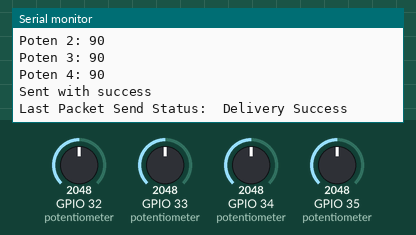
Bench run of a sketch on a simulated ESP32. Parts: the last lines printed to the serial monitor. Inputs (shaded band) come from the test bench; at power-on: GPIO 32 (potentiometer) = 2048, GPIO 33 (potentiometer) = 2048, GPIO 34 (potentiometer) = 2048, GPIO 35 (potentiometer) = 2048.

Above: at 1.2 s.
1.3 s: GPIO 32 (potentiometer) set to 2866
At 2.0 s:
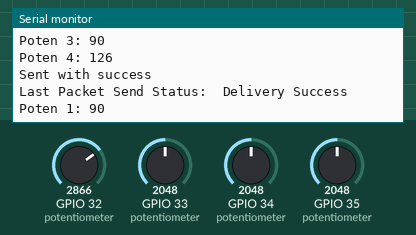
2.8 s: GPIO 33 (potentiometer) set to 2866
At 3.3 s:
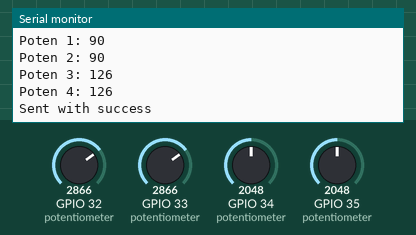
4.3 s: GPIO 34 (potentiometer) set to 2866
Timing chart, 0 to 4.7 s (numbered marks = the images above; inputs shaded):
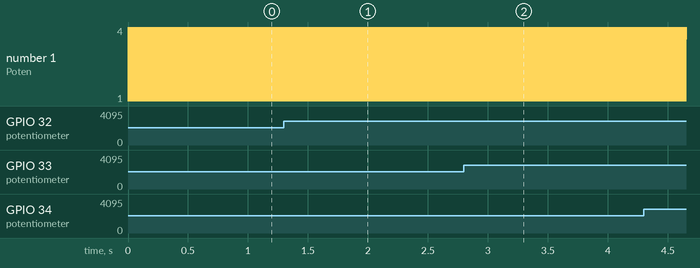

Measured:
- after the input at 1.3 s, the serial monitor: prints a new line at once (image 1)
- after the input at 2.8 s, the serial monitor: prints a new line at once (image 2)

The sketch:

Transmitter_servo.ino
```cpp
#include <esp_now.h>
#include <WiFi.h>

// REPLACE WITH YOUR RECEIVER MAC Address
uint8_t receiverAddress[] = {0xA8, 0x42, 0xE3, 0xCA, 0xC6, 0xC8};

// Structure to send data
struct PackageData {
  byte servoValue;
  byte servo1Value;
  byte servo2Value;
  byte servo3Value;

};

PackageData data;

esp_now_peer_info_t peerInfo;

void OnDataSent(const uint8_t *mac_addr, esp_now_send_status_t status) {
  Serial.print("\r\nLast Packet Send Status:\t");
  Serial.println(status == ESP_NOW_SEND_SUCCESS ? "Delivery Success" : "Delivery Fail");
}

void setup() {
  Serial.begin(115200);
  WiFi.mode(WIFI_STA);

  if (esp_now_init() != ESP_OK) {
    Serial.println("Error initializing ESP-NOW");
    return;
  }

  esp_now_register_send_cb(OnDataSent);

  memcpy(peerInfo.peer_addr, receiverAddress, 6);
  peerInfo.channel = 0;
  peerInfo.encrypt = false;

  if (esp_now_add_peer(&peerInfo) != ESP_OK) {
    Serial.println("Failed to add peer");
    return;
  }

  pinMode(35, INPUT);
  pinMode(33, INPUT);
  pinMode(34, INPUT);
  pinMode(32, INPUT);


}

void loop() {
  int potValue = analogRead(35); // Read the analog value from the first potentiometer
  int servoValue = map(potValue, 0, 4093, 0, 180); // Map the potentiometer value to servo range (0-180)

  data.servoValue = servoValue; // Assign the servo value to the data structure
  Serial.print("Poten 1: ");
  Serial.print(servoValue);
  Serial.print("\n");

  int pot1Value = analogRead(34); // Read the analog value from the second potentiometer
  int servo1Value = map(pot1Value, 0, 4093, 0, 180); // Map the potentiometer value to servo range (0-180)

  data.servo1Value = servo1Value; // Assign the second potentiometer's servo value to the data structure
  Serial.print("Poten 2: ");
  Serial.print(servo1Value);
  Serial.print("\n");

  int pot2Value = analogRead(33); // Read the analog value from the second potentiometer
  int servo2Value = map(pot2Value, 0, 4093, 0, 180); // Map the potentiometer value to servo range (0-180)

  data.servo2Value = servo2Value; // Assign the second potentiometer's servo value to the data structure
  Serial.print("Poten 3: ");
  Serial.print(servo2Value);
  Serial.print("\n");

  int pot3Value = analogRead(32); // Read the analog value from the second potentiometer
  int servo3Value = map(pot3Value, 0, 4093, 0, 180); // Map the potentiometer value to servo range (0-180)

  data.servo3Value = servo3Value; // Assign the second potentiometer's servo value to the data structure
  Serial.print("Poten 4: ");
  Serial.print(servo3Value);
  Serial.print("\n");


  esp_err_t result = esp_now_send(receiverAddress, (uint8_t *)&data, sizeof(data));

  if (result == ESP_OK) {
    Serial.println("Sent with success");
  } else {
    Serial.println("Error sending the data");
  }

  delay(10); // Adjust the delay according to your requirement
}
```
